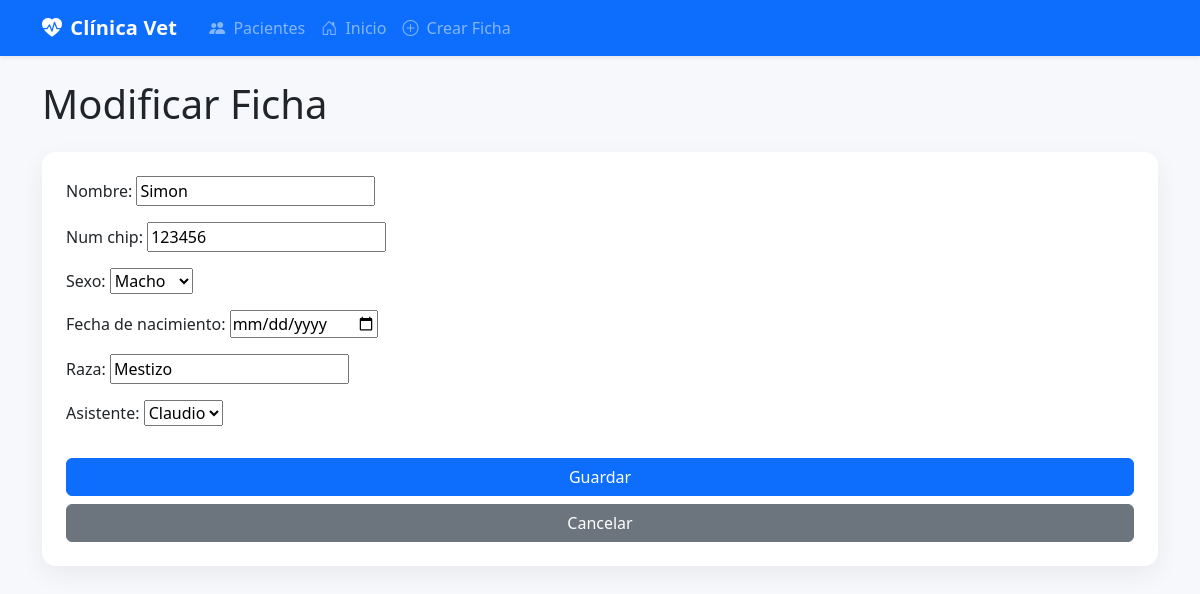
The page /1/modificar/ on the database as committed earlier.
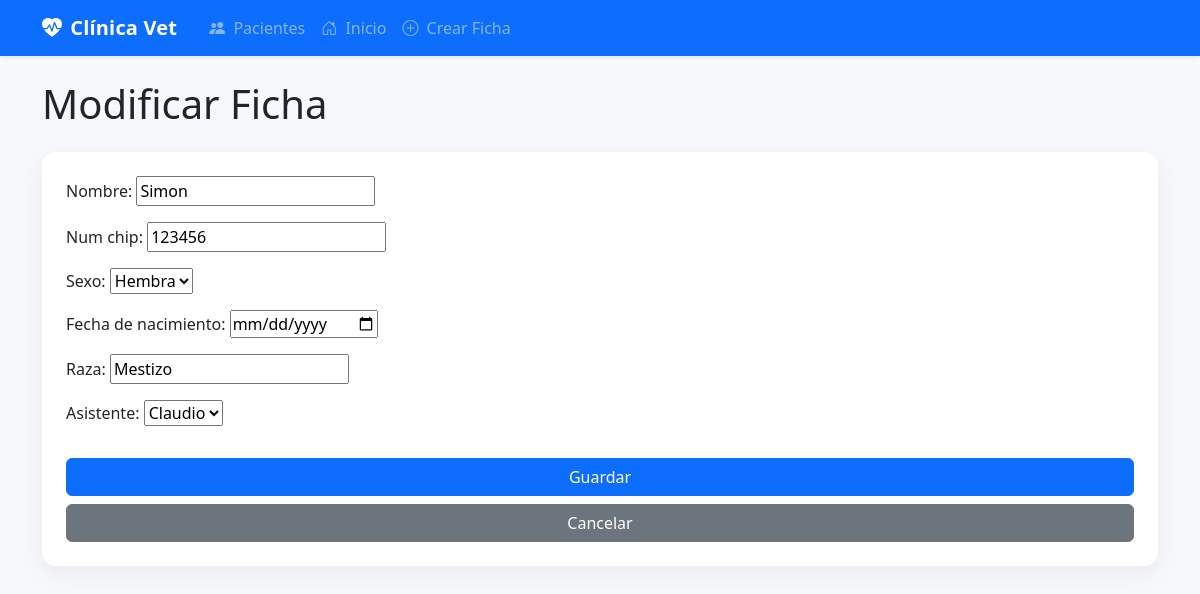
The same page on the database as committed later.
### principal/models.py (models this page shows, shortened)
class FichaMascota(models.Model):
    idficha_mascota = models.AutoField(primary_key=True, db_column='idficha_mascota')
    nombre = models.CharField(max_length=45)
    num_chip = models.CharField(max_length=45, blank=True, null=True)
    sexo = models.CharField(max_length=1, choices=SEXO_CHOICES)
    fecha_nacimiento = models.DateField()
    raza = models.CharField(max_length=45)
    dueño = models.ForeignKey(Dueno, on_delete=models.CASCADE)
    asistente = models.ForeignKey(Asistente, on_delete=models.SET_NULL, null=True)

class Profesional(models.Model):
    idprofesional = models.IntegerField(primary_key=True)
    run = models.CharField(max_length=13, unique=True)
    nombre = models.CharField(max_length=45)
    apellido = models.CharField(max_length=45)
    fono = models.CharField(max_length=45)
    class Meta:
        verbose_name_plural = "Profesionales"

### principal/views.py (the view)
# urls.py: path('<int:pk>/modificar/', views.modificar_ficha_mascota, name='modificar_ficha_mascota'),
def modificar_ficha_mascota(request, pk):
    mascota = get_object_or_404(FichaMascota, pk=pk)
    if request.method == 'POST':
        form = FichaMascotaForm(request.POST, instance=mascota)
        if form.is_valid():
            form.save()
            return redirect('detalle_mascota', pk=mascota.pk)
    else:
        form = FichaMascotaForm(instance=mascota)
    return render(request, 'principal/form_ficha_mascota.html', {'form': form, 'title': 'Modificar Ficha'})

### principal/forms.py
class FichaMascotaForm(forms.ModelForm):
    fecha_nacimiento = forms.DateField(
        widget=forms.DateInput(attrs={'type': 'date'}),
        label="Fecha de nacimiento"
    )
    class Meta:
        model = FichaMascota
        fields = ['nombre', 'num_chip', 'sexo', 'fecha_nacimiento', 'raza', 'dueño', 'asistente']
        exclude = ['dueño']

### principal/models.py (called while the page is built)
    def __str__(self):
        return self.idasistente.nombre

### principal/templates/principal/form_ficha_mascota.html (shortened to what this page needs)
{% extends 'principal/base.html' %}
{% block content %}
    <h1 class="mb-4">{{ title }}</h1>
    <form method="post" class="card p-4">
        {{ form.as_p }}
        <button type="submit" class="btn btn-primary mt-3">Guardar</button>
        <a href="{% url 'lista_mascotas' %}" class="btn btn-secondary mt-2">Cancelar</a>
    </form>
{% endblock %}

Rows that differ between the two databases and show on the page:
changed FichaMascota "Mestizo": sexo "Macho" → "Hembra"
